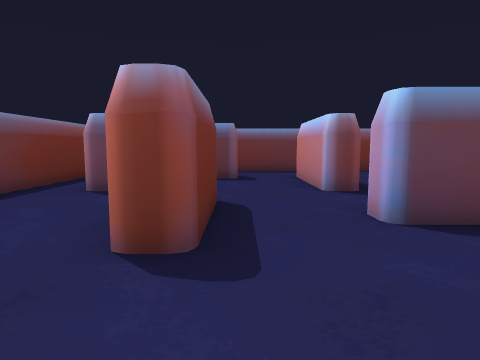
View 1 (above)

24 first-person views from a walk through a scene from a Unity 3-D project. The camera is 0.68 m above the floor, tilts 6° down and sees 75° across. The floor is counted in squares, 1 m on a side. Each view is taken from the middle of a square. On the plan, view 1 faces up. The plan holds only what a view shows up to about 10 squares ahead; the rest is blank.

View 2
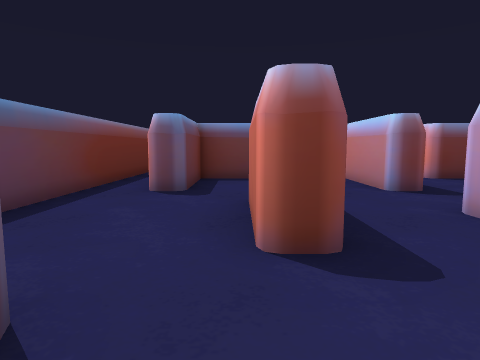

View 3
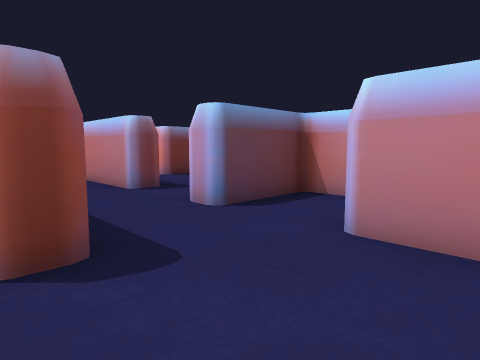

View 4
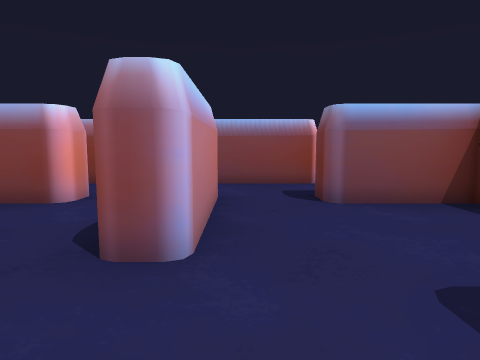

View 5
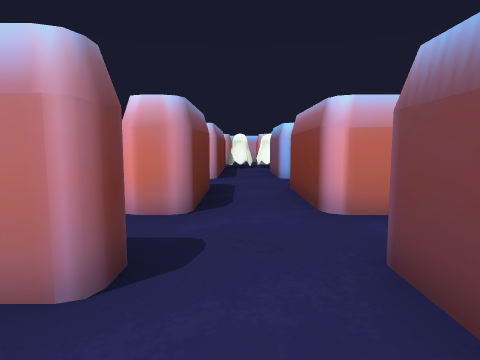

View 6
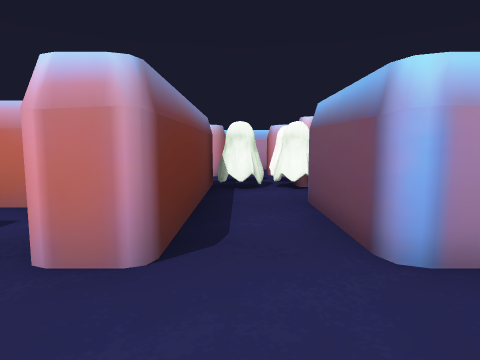

View 7
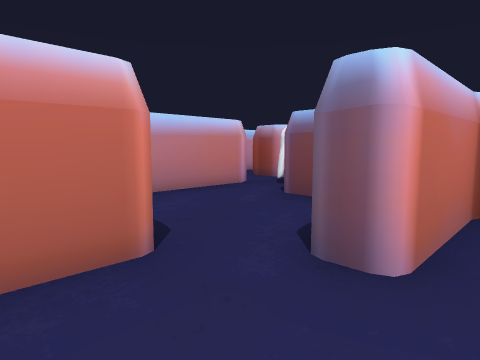

View 8
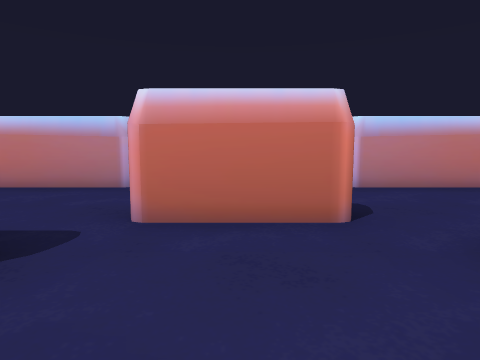

View 9
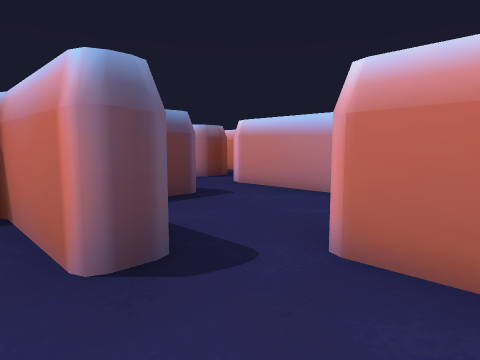

View 10
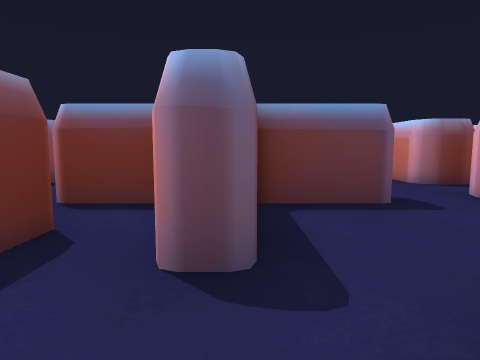

View 11
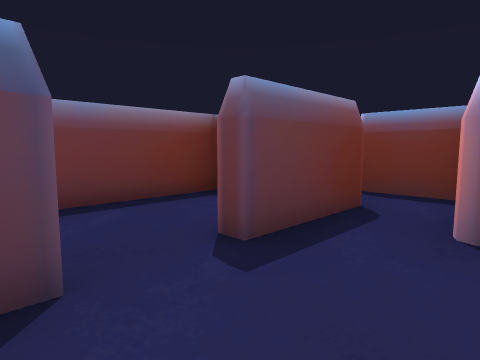

View 12
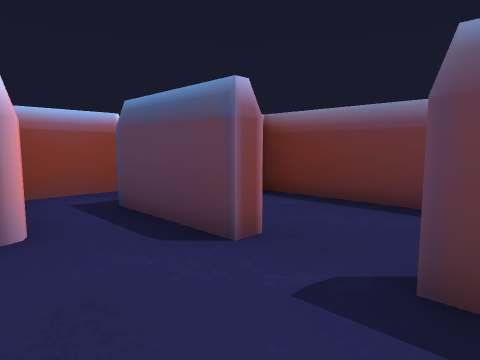

View 13
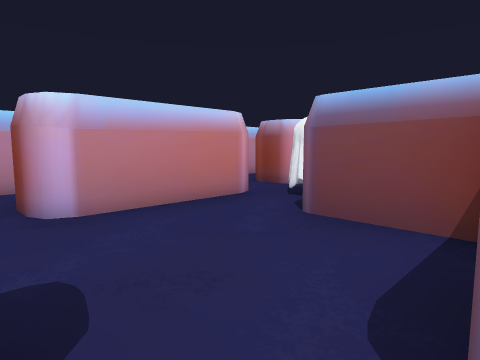

View 14
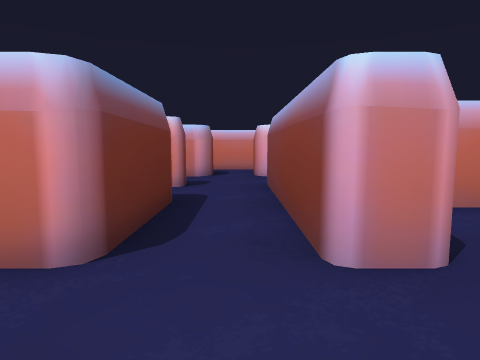

View 15
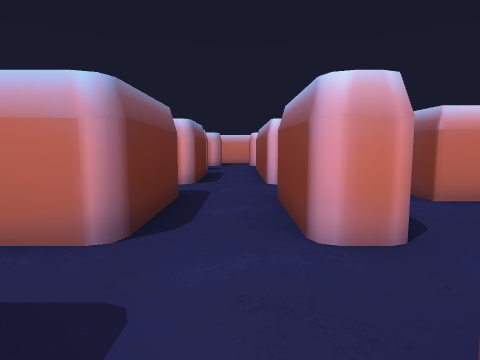

View 16
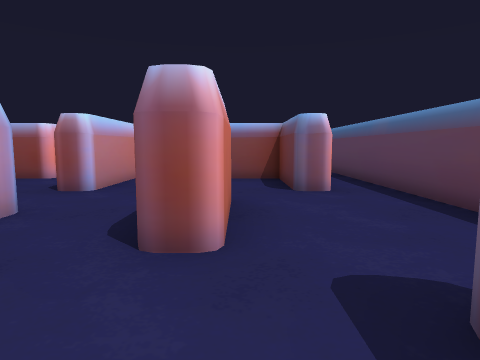

View 17
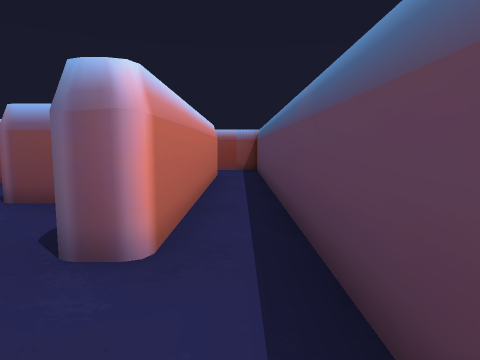

View 18
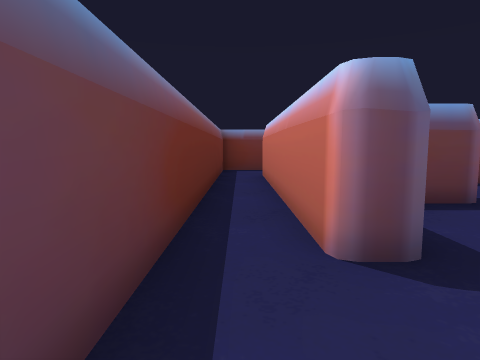

View 19
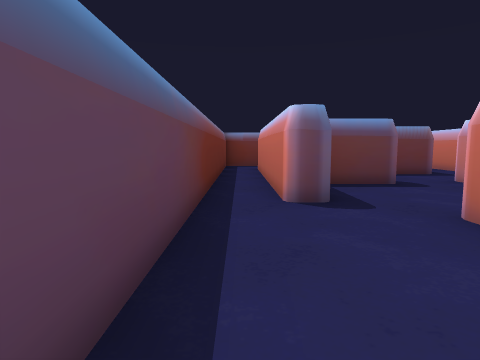

View 20
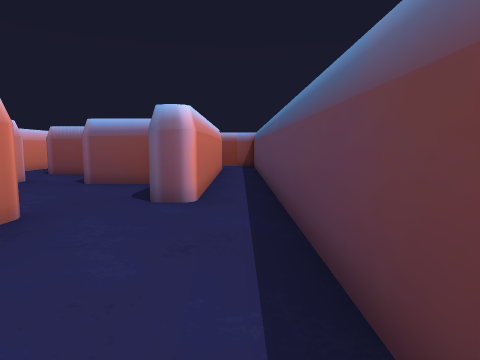

View 21
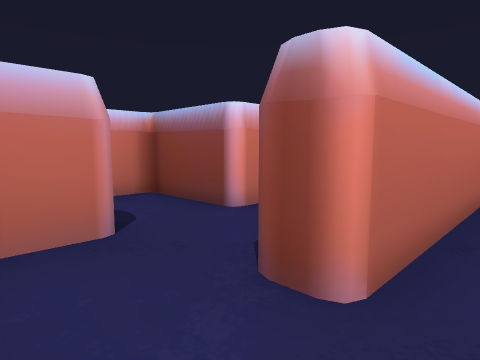

View 22
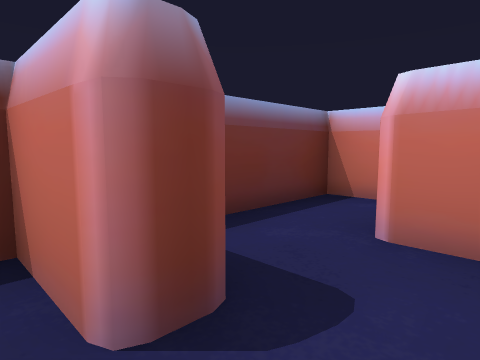

View 23
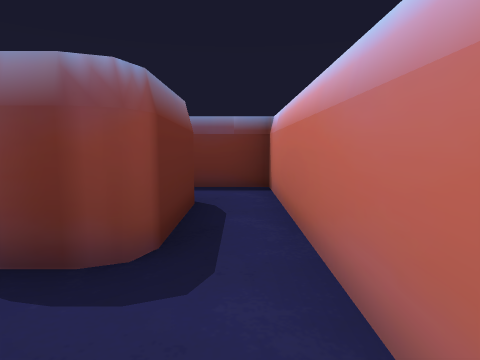

View 24
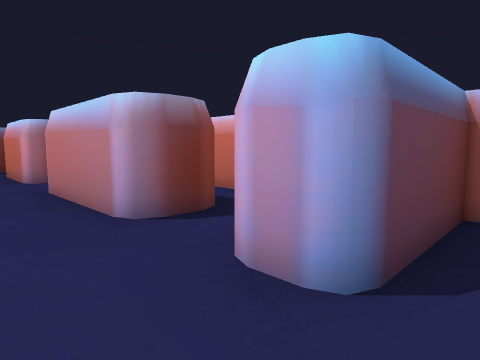

### Floor plan
Key: @ floor where view 1 was taken; # wall or solid block; . floor; O other object.
Columns run from 4 left of view 1 to 15 right of it. Each row starts with its distance up from view 1.
 13  O######        OOO
 12 O...#..#        ...O
 11 #.O.#.O#       O.O.#
 10 #.O...O#       OOO.#
  9 #.O.OOO###.OOO.OOO.#
  8 #.O................#
  7 #.OOO.OOOO.OOOOOOO.#
  6 #.O...O... O.O..O .#
  5 #.O...O .OOO.O..OO.
  4 #..O...  O.O..O...
  3 #..O..OO O....O..###
  2 #..O...O O.O..O....#
  1 #.O...O  O O.O..OO.O
  0 #.O.@.O..  ..O..O
 -1 #.OOO.OOOO.OOOOOOO
 -2 #.O ..........OOO. O
 -3 #.O OOO###.OOOOOOO.O
 -4 #.O    #       OOO.O
 -5 #.O    #       O O
 -6 O.
 -7  O#

Positions as (right, up) in squares from view 1, and headings:
1: (0, 0), facing up
2: (-1, 0), facing up
3: (-1, 0), facing up-right
4: (1, 3), facing down
5: (0, -2), facing right
6: (5, -2), facing right
7: (8, 3), facing down-right
8: (7, 3), facing right
9: (8, 3), facing up-right
10: (9, 3), facing up
11: (9, 2), facing up-left
12: (9, 4), facing down-left
13: (9, 2), facing down-right
14: (5, 8), facing right
15: (1, 8), facing right
16: (-1, 6), facing down
17: (-3, 3), facing down
18: (-3, 3), facing up
19: (-3, 1), facing up
20: (-3, 5), facing down
21: (-3, 12), facing down-right
22: (-1, 10), facing up-right
23: (14, 7), facing up
24: (11, 2), facing up-right
